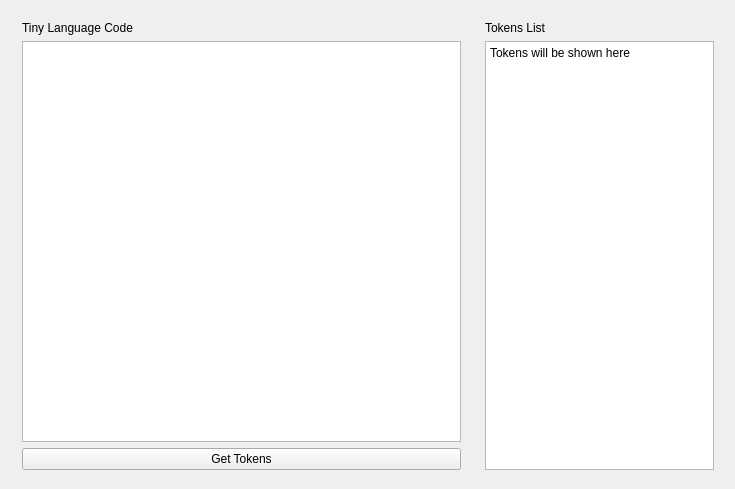
<?xml version="1.0" encoding="UTF-8"?>
<ui version="4.0">
 <class>MainWindow</class>
 <widget class="QMainWindow" name="MainWindow">
  <property name="geometry">
   <rect>
    <x>0</x>
    <y>0</y>
    <width>735</width>
    <height>489</height>
   </rect>
  </property>
  <property name="windowTitle">
   <string>Tiny Language Scanner</string>
  </property>
  <widget class="QWidget" name="centralWidget">
   <widget class="QWidget" name="layoutWidget">
    <property name="geometry">
     <rect>
      <x>474</x>
      <y>10</y>
      <width>251</width>
      <height>471</height>
     </rect>
    </property>
    <layout class="QVBoxLayout" name="verticalLayout_2">
     <item>
      <widget class="QLabel" name="label_2">
       <property name="text">
        <string>Tokens List</string>
       </property>
      </widget>
     </item>
     <item>
      <widget class="QPlainTextEdit" name="TokenList">
       <property name="enabled">
        <bool>true</bool>
       </property>
       <property name="readOnly">
        <bool>true</bool>
       </property>
       <property name="plainText">
        <string>Tokens will be shown here</string>
       </property>
      </widget>
     </item>
    </layout>
   </widget>
   <widget class="QWidget" name="layoutWidget">
    <property name="geometry">
     <rect>
      <x>11</x>
      <y>10</y>
      <width>461</width>
      <height>471</height>
     </rect>
    </property>
    <layout class="QVBoxLayout" name="verticalLayout">
     <item>
      <widget class="QLabel" name="label">
       <property name="text">
        <string>Tiny Language Code</string>
       </property>
      </widget>
     </item>
     <item>
      <widget class="QPlainTextEdit" name="TinyCode">
       <property name="readOnly">
        <bool>false</bool>
       </property>
       <property name="plainText">
        <string/>
       </property>
      </widget>
     </item>
     <item>
      <widget class="QPushButton" name="pushButton">
       <property name="text">
        <string>Get Tokens</string>
       </property>
      </widget>
     </item>
    </layout>
   </widget>
  </widget>
 </widget>
 <layoutdefault spacing="6" margin="11"/>
 <resources/>
 <connections/>
</ui>
